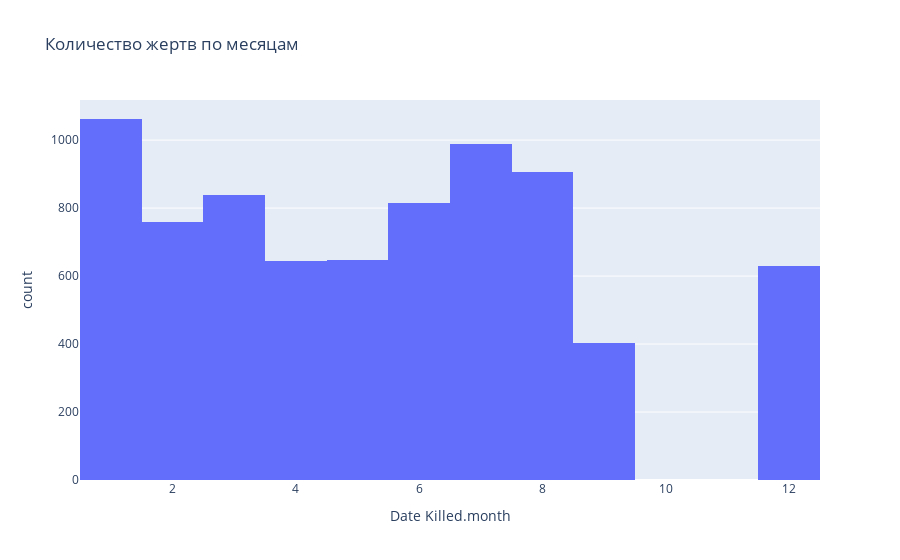
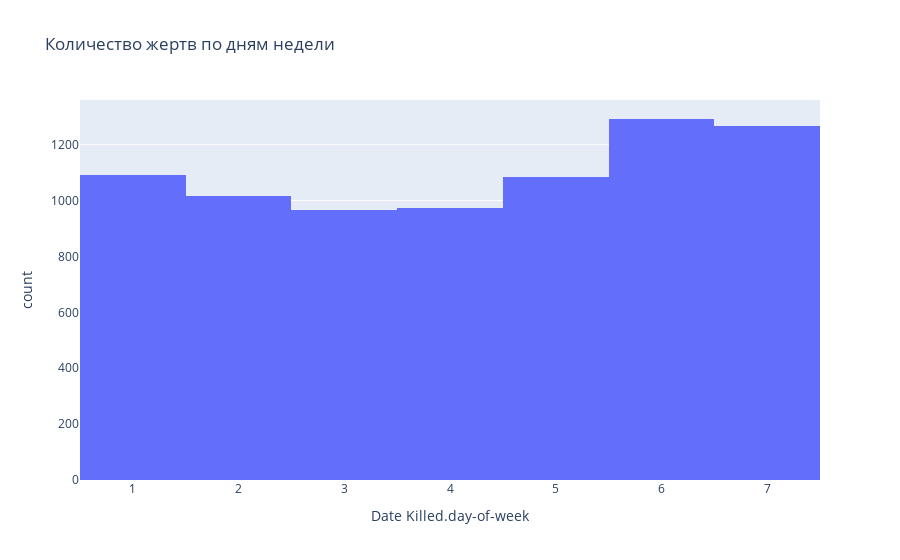

Source (notebook cell) for these figures, in order:
### Markdown cell above
# Временной анализ

### Code cell
fig_month = px.histogram(data_cleaned, x='Date Killed.month', title='Количество жертв по месяцам')
fig_month.show()

fig_weekday = px.histogram(data_cleaned, x='Date Killed.day-of-week', title='Количество жертв по дням недели')
fig_weekday.show()

### Figure 1 — Plotly figure (JSON) as saved in the notebook; plotly's stock layout.template omitted (floating-point values rounded to 4 significant figures; data arrays with more than 128 entries replaced by an {"elided": "..."} marker saying what was removed)
{"data": [{"alignmentgroup": "True", "bingroup": "x", "hovertemplate": "Date Killed.month=%{x}<br>count=%{y}<extra></extra>", "legendgroup": "", "marker": {"color": "#636efa", "pattern": {"shape": ""}}, "name": "", "offsetgroup": "", "orientation": "v", "showlegend": false, "type": "histogram", "x": {"elided": "7691 int values"}, "xaxis": "x", "yaxis": "y"}], "layout": {"barmode": "relative", "legend": {"tracegroupgap": 0}, "title": {"text": "Количество жертв по месяцам"}, "xaxis": {"anchor": "y", "domain": [0, 1], "title": {"text": "Date Killed.month"}}, "yaxis": {"anchor": "x", "domain": [0, 1], "title": {"text": "count"}}}}

### Figure 2 — Plotly figure (JSON) as saved in the notebook; plotly's stock layout.template omitted (floating-point values rounded to 4 significant figures; data arrays with more than 128 entries replaced by an {"elided": "..."} marker saying what was removed)
{"data": [{"alignmentgroup": "True", "bingroup": "x", "hovertemplate": "Date Killed.day-of-week=%{x}<br>count=%{y}<extra></extra>", "legendgroup": "", "marker": {"color": "#636efa", "pattern": {"shape": ""}}, "name": "", "offsetgroup": "", "orientation": "v", "showlegend": false, "type": "histogram", "x": {"elided": "7691 int values"}, "xaxis": "x", "yaxis": "y"}], "layout": {"barmode": "relative", "legend": {"tracegroupgap": 0}, "title": {"text": "Количество жертв по дням недели"}, "xaxis": {"anchor": "y", "domain": [0, 1], "title": {"text": "Date Killed.day-of-week"}}, "yaxis": {"anchor": "x", "domain": [0, 1], "title": {"text": "count"}}}}
